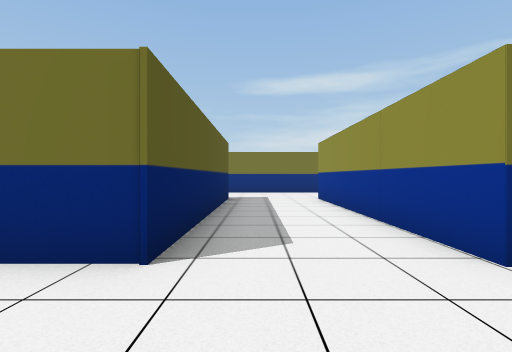
view 1 (above)

23 first-person views from a walk through a Unity game level. The camera is 1.4 m above the floor, looks level and sees 85° across. The floor is counted in squares, 2 m on a side. Each view is taken from the middle of a square. On the plan, view 1 faces up. The plan holds only what a view shows up to about 9 squares ahead; the rest is blank. The place goes on beyond the plan. The player is left out. Door leaves are left out, so doorways stand open.

view 2
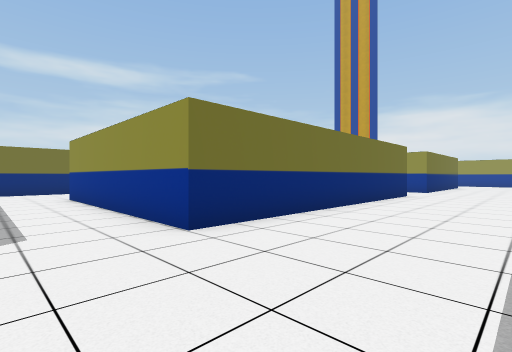

view 3
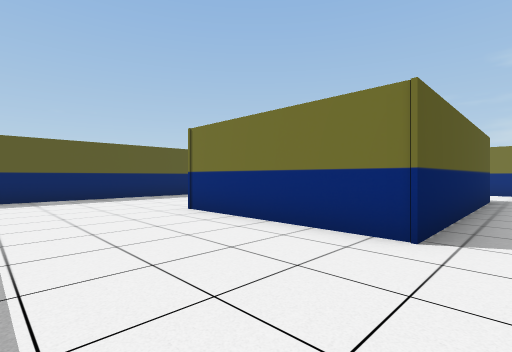

view 4
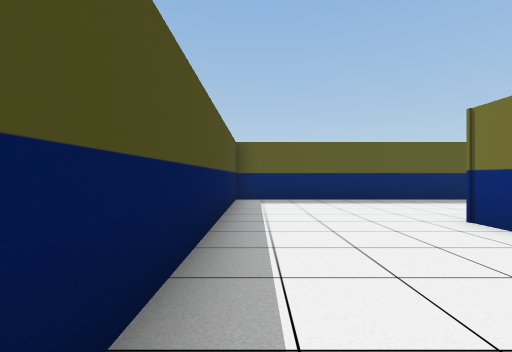

view 5
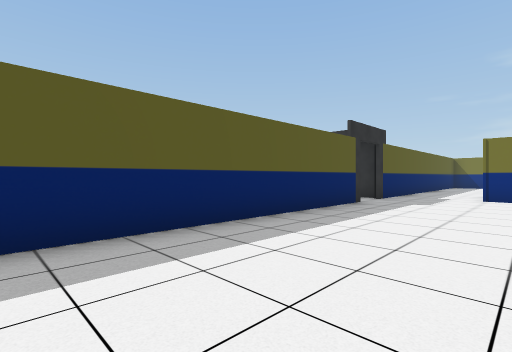

view 6
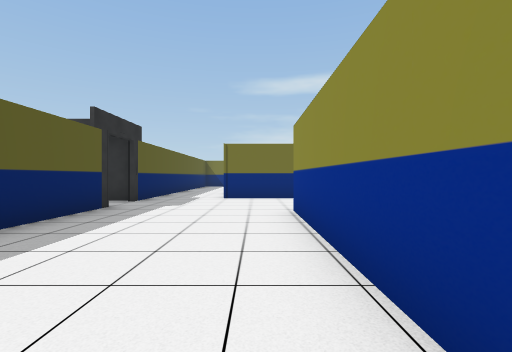

view 7
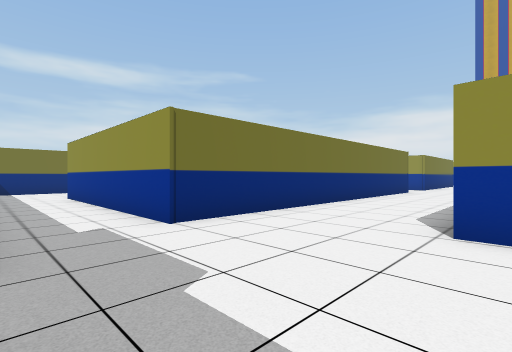

view 8
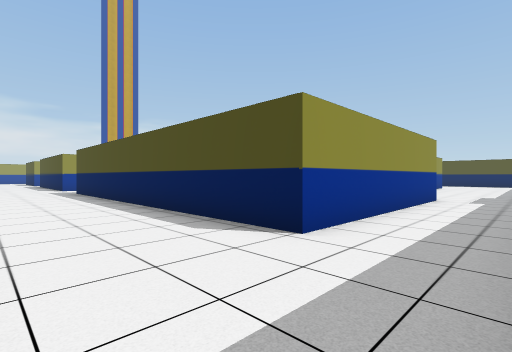

view 9
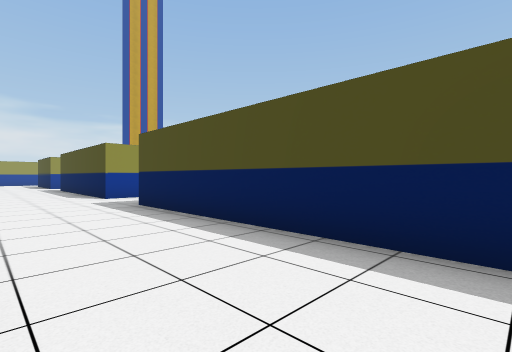

view 10
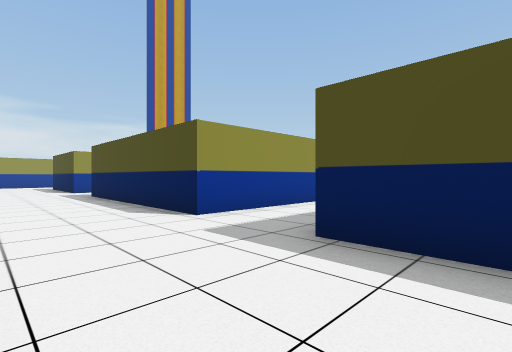

view 11
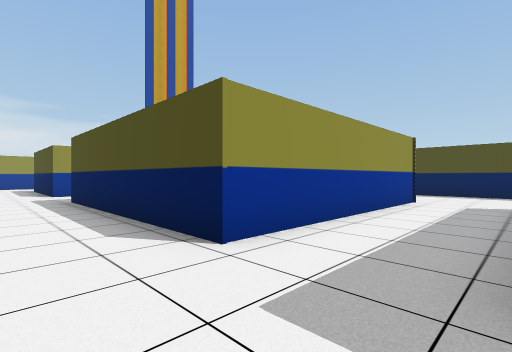

view 12
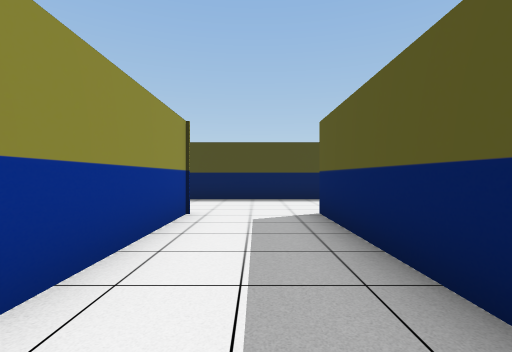

view 13
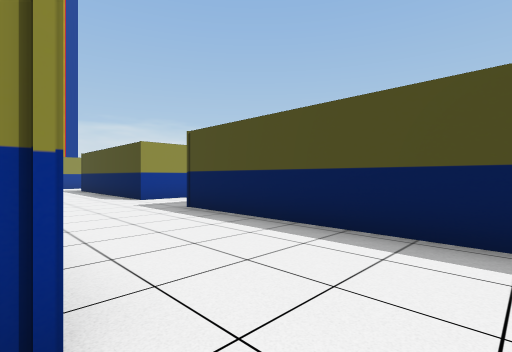

view 14
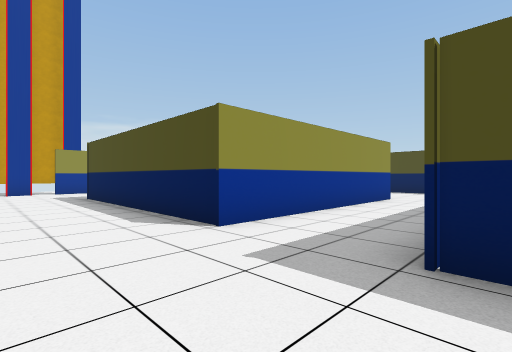

view 15
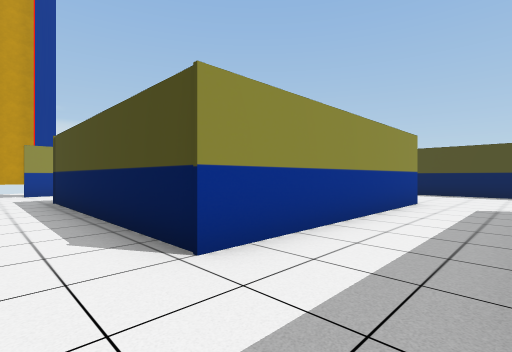

view 16
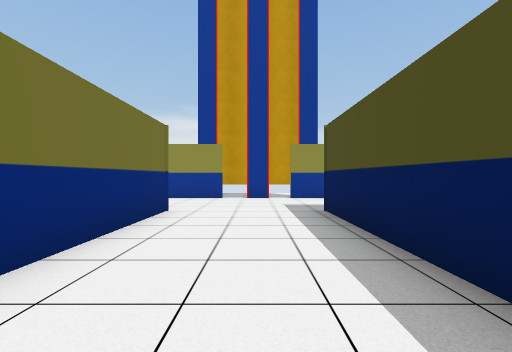

view 17
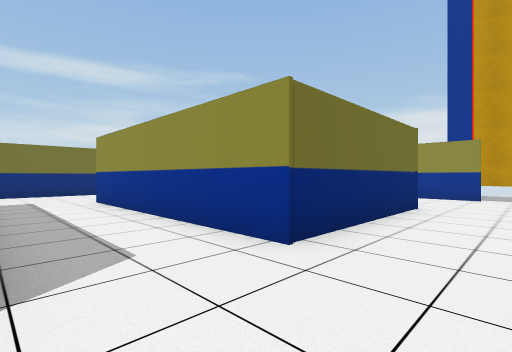

view 18
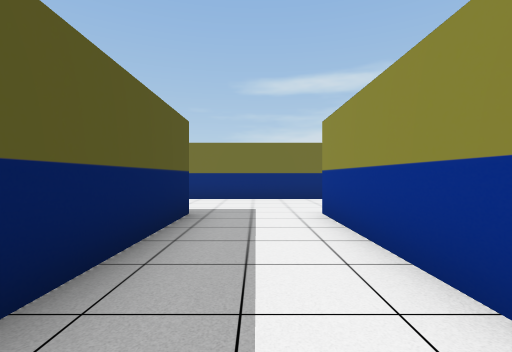

view 19
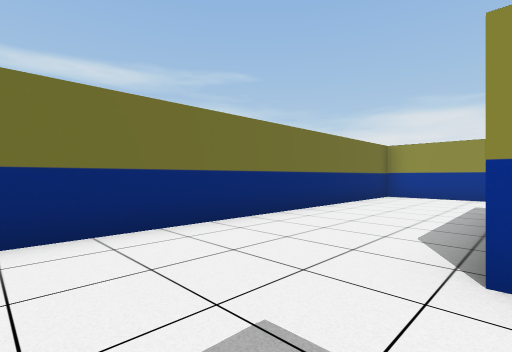

view 20
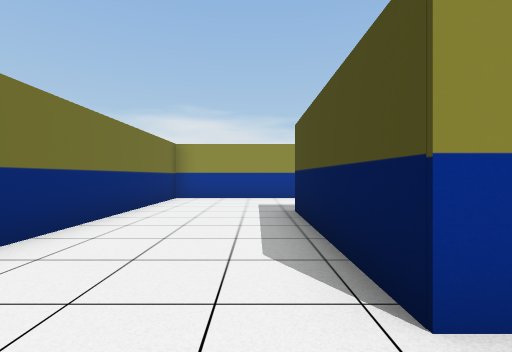

view 21
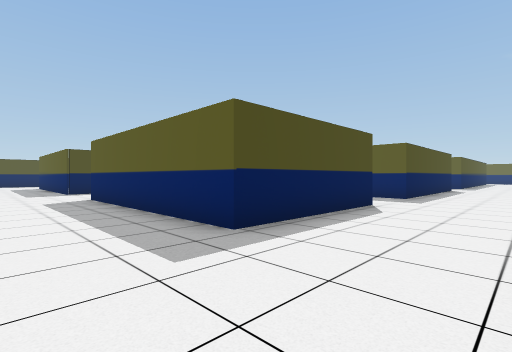

view 22
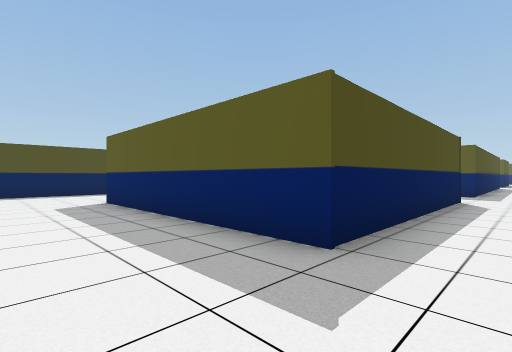

view 23
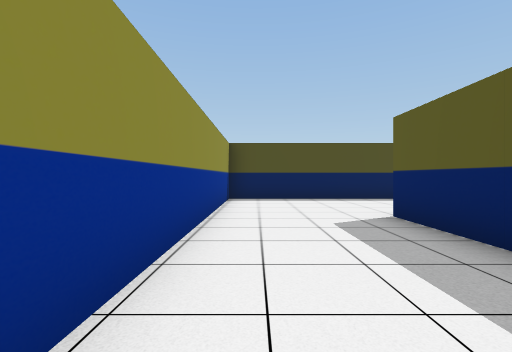

### Floor plan
Points are (right, up) in squares from view 1. A wall is a line through its corners. A room is listed if a view was taken in it or the views show most of it. See-through windows are left out.
Room 1 (views 1, 2, 3, 4, 5, 6, 7, 8, 9, 10, 11, 12, 13, 14, 15, 16, 17, 18, 19, 20, 21, 22, 23)
walls: (6.3, 11.8) (6.3, 18.2) (12.8, 18.2) (12.8, 14.2); (3, 8.6) (10.6, 8.6); (3.8, 15.8) (3.8, 11.8); (0, 11.8) (-7, 11.8) (-7, 18.2) (3.9, 18.2); (-0.8, 8.6) (-0.8, 2.2) (-5.2, 2.2); (9.5, 2.2) (1.9, 2.2) (1.9, 8.6); (15.2, 11.8) (15.2, 18.2) (19.6, 18.2) (19.6, 11.8) (15.2, 11.8); (13.1, 2.1) (13.1, 8.6) (19.6, 8.6) (19.6, 2.1); (11.5, -1.6) (12.1, -1.6); (-5.2, 3.8) (-5.2, 8.8); (17.8, -1.6) (22.8, -1.6) (22.8, 6.1); (22.8, 7.8) (22.8, 12.8); (-9.4, 9.4) (-9.4, -1.6) (-1.6, -1.6); (-9.4, 12) (-9.4, 10.6); (22.8, 17.8) (22.8, 21.5) (11.9, 21.5)
ways out: open door at (-9.5, 10)

Where each view was taken, in squares from view 1:
view 1: 0 up, 0 right, facing up
view 2: 1 down, 0 right, facing up-right
view 3: 1 down, 0 right, facing up-left
view 4: 1 down, 1 left, facing left
view 5: 2 up, 6 left, facing up-left
view 6: 3 up, 6 left, facing up
view 7: 8 up, 9 left, facing up-right
view 8: 21 up, 9 left, facing down-right
view 9: 21 up, 3 left, facing down-right
view 10: 21 up, 2 right, facing down-right
view 11: 20 up, 4 right, facing down-right
view 12: 17 up, 5 right, facing down
view 13: 12 up, 5 right, facing down-right
view 14: 11 up, 10 right, facing down-right
view 15: 10 up, 11 right, facing down-right
view 16: 10 up, 14 right, facing right
view 17: 10 up, 13 right, facing up-right
view 18: 13 up, 14 right, facing up
view 19: 18 up, 13 right, facing up-right
view 20: 19 up, 14 right, facing right
view 21: 21 up, 22 right, facing down-left
view 22: 10 up, 22 right, facing down-left
view 23: 7 up, 22 right, facing down
